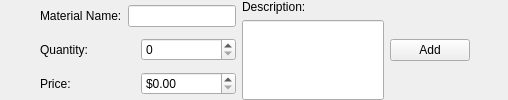
              <widget class="QWidget" name="materialsWidget" native="true">
               <layout class="QHBoxLayout" name="horizontalLayout_21">
                <property name="leftMargin">
                 <number>0</number>
                </property>
                <property name="topMargin">
                 <number>0</number>
                </property>
                <property name="rightMargin">
                 <number>0</number>
                </property>
                <property name="bottomMargin">
                 <number>0</number>
                </property>
                <item>
                 <spacer name="horizontalSpacer_7">
                  <property name="orientation">
                   <enum>Qt::Horizontal</enum>
                  </property>
                  <property name="sizeType">
                   <enum>QSizePolicy::Fixed</enum>
                  </property>
                  <property name="sizeHint" stdset="0">
                   <size>
                    <width>40</width>
                    <height>20</height>
                   </size>
                  </property>
                 </spacer>
                </item>
                <item>
                 <layout class="QVBoxLayout" name="verticalLayout_10">
                  <item>
                   <layout class="QHBoxLayout" name="horizontalLayout_8">
                    <item>
                     <widget class="QLabel" name="label_21">
                      <property name="text">
                       <string>Material Name:</string>
                      </property>
                     </widget>
                    </item>
                    <item>
                     <widget class="QLineEdit" name="newMaterialLineEdit"/>
                    </item>
                   </layout>
                  </item>
                  <item>
                   <layout class="QHBoxLayout" name="horizontalLayout_19">
                    <item>
                     <widget class="QLabel" name="label_23">
                      <property name="text">
                       <string>Quantity:</string>
                      </property>
                     </widget>
                    </item>
                    <item>
                     <widget class="QSpinBox" name="qtyMaterialSpinBox"/>
                    </item>
                   </layout>
                  </item>
                  <item>
                   <layout class="QHBoxLayout" name="horizontalLayout_20">
                    <item>
                     <widget class="QLabel" name="label_24">
                      <property name="text">
                       <string>Price:</string>
                      </property>
                     </widget>
                    </item>
                    <item>
                     <widget class="QDoubleSpinBox" name="priceMaterialSpinBox">
                      <property name="prefix">
                       <string>$</string>
                      </property>
                      <property name="maximum">
                       <double>100000.000000000000000</double>
                      </property>
                     </widget>
                    </item>
                   </layout>
                  </item>
                 </layout>
                </item>
                <item>
                 <layout class="QVBoxLayout" name="verticalLayout_11">
                  <item>
                   <widget class="QLabel" name="label_22">
                    <property name="text">
                     <string>Description:</string>
                    </property>
                   </widget>
                  </item>
                  <item>
                   <widget class="QLineEdit" name="descMaterialLineEdit">
                    <property name="sizePolicy">
                     <sizepolicy hsizetype="Expanding" vsizetype="Expanding">
                      <horstretch>0</horstretch>
                      <verstretch>0</verstretch>
                     </sizepolicy>
                    </property>
                    <property name="font">
                     <font>
                      <pointsize>11</pointsize>
                     </font>
                    </property>
                    <property name="alignment">
                     <set>Qt::AlignLeading|Qt::AlignLeft|Qt::AlignTop</set>
                    </property>
                   </widget>
                  </item>
                 </layout>
                </item>
                <item>
                 <widget class="QPushButton" name="addMaterialButton">
                  <property name="text">
                   <string>Add</string>
                  </property>
                 </widget>
                </item>
                <item>
                 <spacer name="horizontalSpacer_6">
                  <property name="orientation">
                   <enum>Qt::Horizontal</enum>
                  </property>
                  <property name="sizeType">
                   <enum>QSizePolicy::Expanding</enum>
                  </property>
                  <property name="sizeHint" stdset="0">
                   <size>
                    <width>38</width>
                    <height>38</height>
                   </size>
                  </property>
                 </spacer>
                </item>
               </layout>
              </widget>
